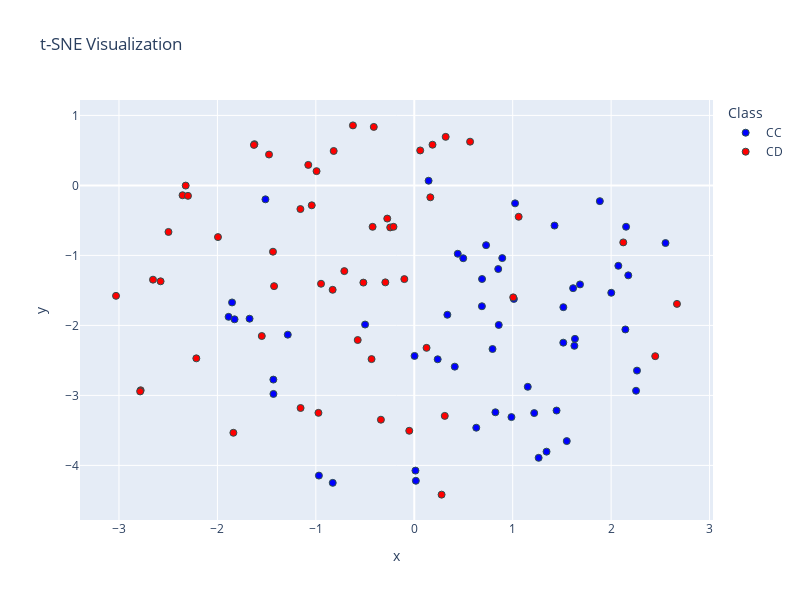

Notebook cell for this chart:
### Markdown cell above
### Visualization using TSNE

### Code cell
tsne = TSNE(n_components=2, perplexity=50, random_state=42, init='random')
X_tsne = tsne.fit_transform(X_train)
plot_tsne(X_tsne, y_train)

### Figure 1 — Plotly figure (JSON) as saved in the notebook; plotly's stock layout.template omitted (floating-point values rounded to 4 significant figures)
{"data": [{"hovertemplate": "Class=CC<br>x=%{x}<br>y=%{y}<extra></extra>", "legendgroup": "CC", "marker": {"color": "blue", "line": {"color": "DarkSlateGrey", "width": 1}, "size": 7, "symbol": "circle"}, "mode": "markers", "name": "CC", "orientation": "v", "showlegend": true, "type": "scatter", "x": [2.145, 1.627, 2.073, 0.8531, 1.514, 0.7297, 0.00292, 1.153, -1.673, 0.6873, -1.851, 0.3363, 0.894, 0.2379, -0.9688, 0.7951, -0.4997, 1.219, 1.614, -1.826, 2.553, 1.549, -0.8284, 1.024, 2.253, 0.01207, 1.446, -1.887, -1.285, 0.6888, 1.684, 0.9873, 2.174, 1.632, -1.512, 0.01614, 2.263, 1.515, 2.152, 0.4418, 0.8582, 0.8243, 1.425, 2.001, 1.012, -1.431, 0.6298, 0.4115, -1.431, 1.264, 1.344, 0.4973, 0.1456, 1.885], "xaxis": "x", "y": [-2.058, -2.292, -1.149, -1.195, -2.246, -0.8537, -2.436, -2.878, -1.904, -1.726, -1.672, -1.848, -1.038, -2.484, -4.146, -2.337, -1.988, -3.253, -1.468, -1.913, -0.8233, -3.653, -4.25, -0.2561, -2.934, -4.074, -3.216, -1.878, -2.132, -1.337, -1.414, -3.31, -1.285, -2.192, -0.1989, -4.22, -2.646, -1.74, -0.5906, -0.9764, -1.993, -3.241, -0.5737, -1.534, -1.622, -2.979, -3.462, -2.589, -2.774, -3.892, -3.803, -1.04, 0.06671, -0.2247], "yaxis": "y"}, {"hovertemplate": "Class=CD<br>x=%{x}<br>y=%{y}<extra></extra>", "legendgroup": "CD", "marker": {"color": "red", "line": {"color": "DarkSlateGrey", "width": 1}, "size": 7, "symbol": "circle"}, "mode": "markers", "name": "CD", "orientation": "v", "showlegend": true, "type": "scatter", "x": [0.1633, -2.78, 2.448, -3.03, -1.155, -0.2444, 1.005, -2.497, -2.354, -1.624, -0.4233, -0.9735, -0.9474, -0.5172, -1.838, 0.5672, -0.8187, -1.549, -1.435, 1.061, -2.577, -1.077, -1.424, -2.654, -0.3388, -0.7106, -1.157, -0.211, -0.5746, 0.06037, -1.994, 0.3192, -0.1008, 0.1249, -1.042, -2.322, -1.629, -0.434, 2.123, 2.669, -0.8291, -1.476, 0.1855, -2.299, -0.294, 0.2776, -2.785, -0.6232, -0.2745, -2.214, -0.05091, -0.9926, 0.31, -0.4112], "xaxis": "x", "y": [-0.1701, -2.927, -2.439, -1.578, -3.18, -0.6004, -1.599, -0.665, -0.1404, 0.5893, -0.5919, -3.25, -1.405, -1.389, -3.534, 0.6247, 0.4918, -2.152, -0.9473, -0.4481, -1.37, 0.2929, -1.439, -1.346, -3.347, -1.224, -0.3378, -0.5913, -2.209, 0.4994, -0.7383, 0.6936, -1.339, -2.321, -0.2842, -0.002455, 0.5786, -2.481, -0.8141, -1.693, -1.491, 0.4409, 0.5811, -0.1495, -1.385, -4.418, -2.943, 0.8576, -0.4738, -2.471, -3.506, 0.2038, -3.293, 0.8358], "yaxis": "y"}], "layout": {"height": 600, "legend": {"title": {"text": "Class"}, "tracegroupgap": 0}, "title": {"text": "t-SNE Visualization"}, "width": 800, "xaxis": {"anchor": "y", "domain": [0, 1], "title": {"text": "x"}}, "yaxis": {"anchor": "x", "domain": [0, 1], "title": {"text": "y"}}}}
